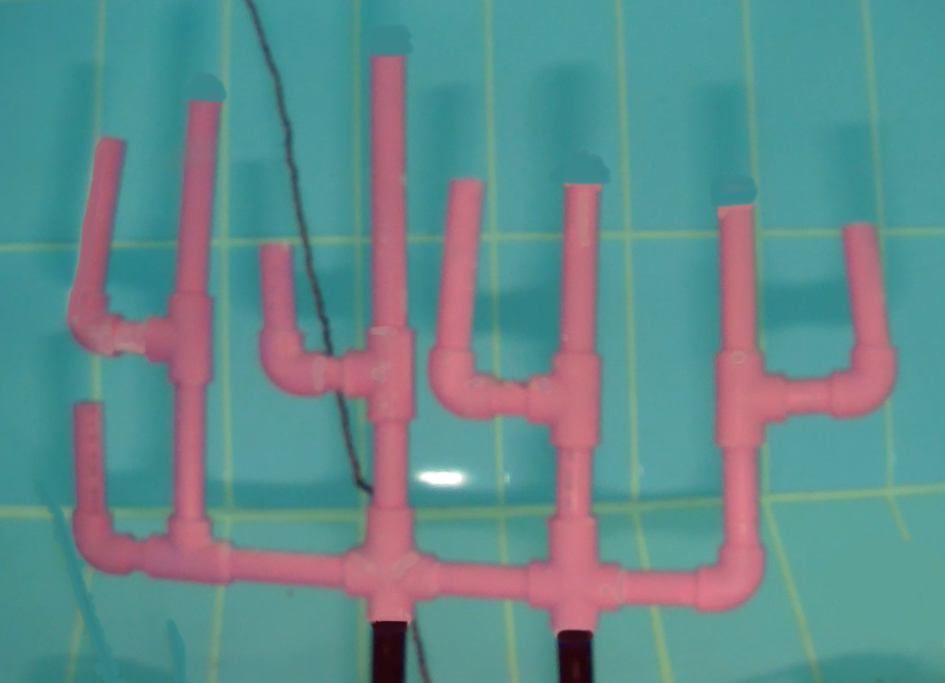
#> input picture deneme4/2.2f.png, 945 x 683 px
$ python Skeletonize.py
#> lines starting #> are read from the running program, lines starting #| are printed output that depends on the picture; after the words box and inside, x2 and y2 are one past the last pixel; in counts of white or black regions, pixels touching at a corner belong together
import cv2
import numpy as np
from skimage import data,filters
import matplotlib.pyplot as plt
from skimage.morphology import skeletonize
import itertools

img1 = cv2.imread("2.2f.png")
#> img1 is the input picture: shape (683, 945, 3); mean B, G, R 140.3, 138.9, 97.9
img2 = cv2.imread("3.1.png")
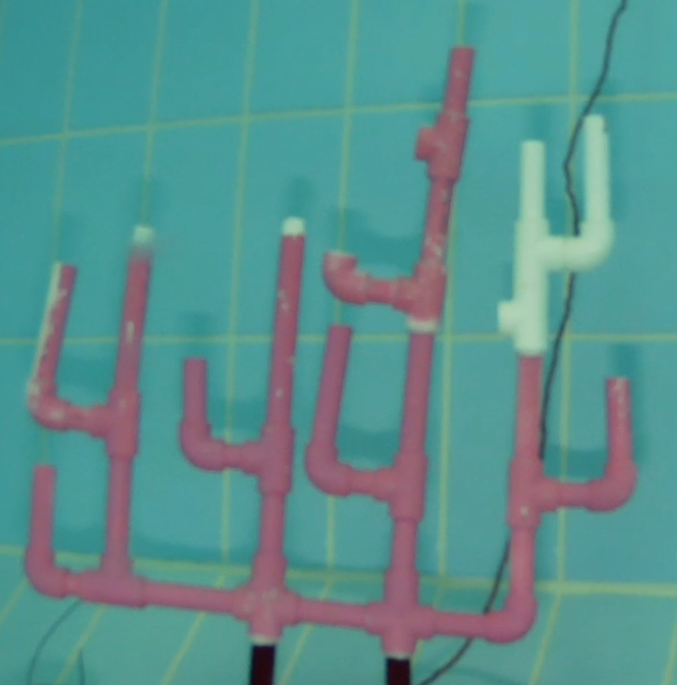
#> input picture deneme4/3.1.png, 677 x 685 px
#> img2 is the input picture: shape (685, 677, 3); mean B, G, R 142.2, 144.3, 89.5

copyimg1 = img1.copy()
copyimg2 = img2.copy()

kernel = np.ones((5,5),np.uint8)

# [58 lines left out: functions bitwise_alma, mask_alma, mask_alma_beyaz, mask_alma_sari, mask_alma_kirmizi_yesil, not called in this run]

def mask_alma_pembe(img):
    lower_pembe = np.array([148, 0, 100])
    upper_pembe = np.array([179, 255, 255])

    hsv1 = cv2.cvtColor(img, cv2.COLOR_BGR2HSV)
#> hsv1: shape (683, 945, 3); mean H, S, V 106.4, 117.6, 154.3
    mask1 = cv2.inRange(hsv1, lower_pembe, upper_pembe)
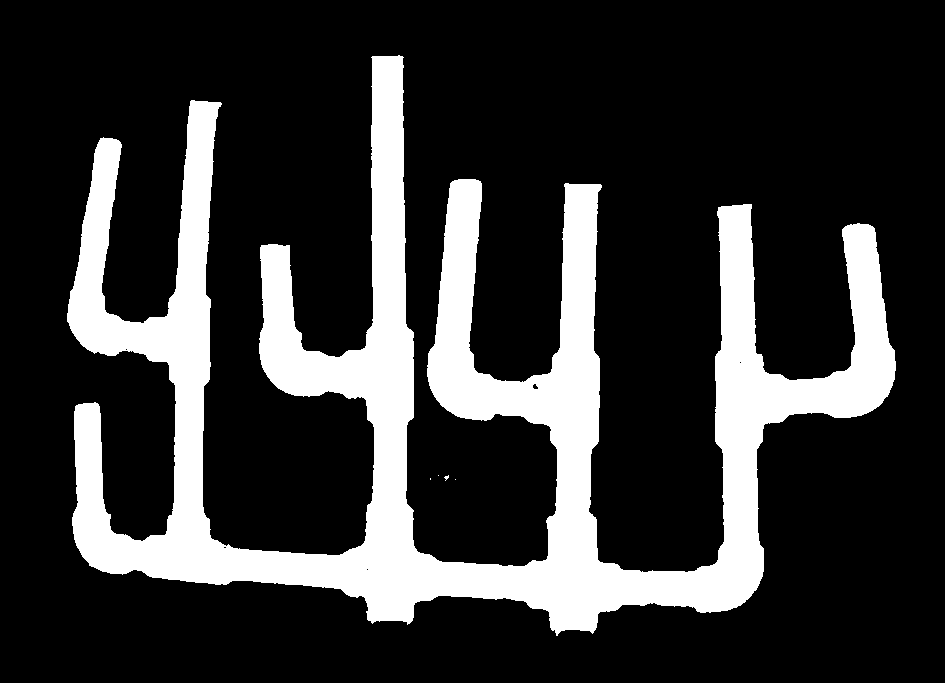
#> mask1: shape (683, 945); 20.5% white; 5 white regions (4 under 20 px), largest, box (x1, y1, x2, y2) and area: (67, 55, 896, 636) 132289
    return mask1

# [178 lines left out: functions bit_xor, generate_nonadjacent_combination, populate_intersection_kernel, give_intersection_kernels, find_line_intersection, find_endoflines, not called in this run]

#######################################################################################################################

mask = mask_alma_pembe(img1)

opening = cv2.morphologyEx(mask, cv2.MORPH_OPEN, kernel)
#> opening: shape (683, 945); 20.5% white; 1 white region, box (x1, y1, x2, y2) and area: (67, 56, 896, 633) 132043
closing = cv2.morphologyEx(opening, cv2.MORPH_CLOSE, kernel)
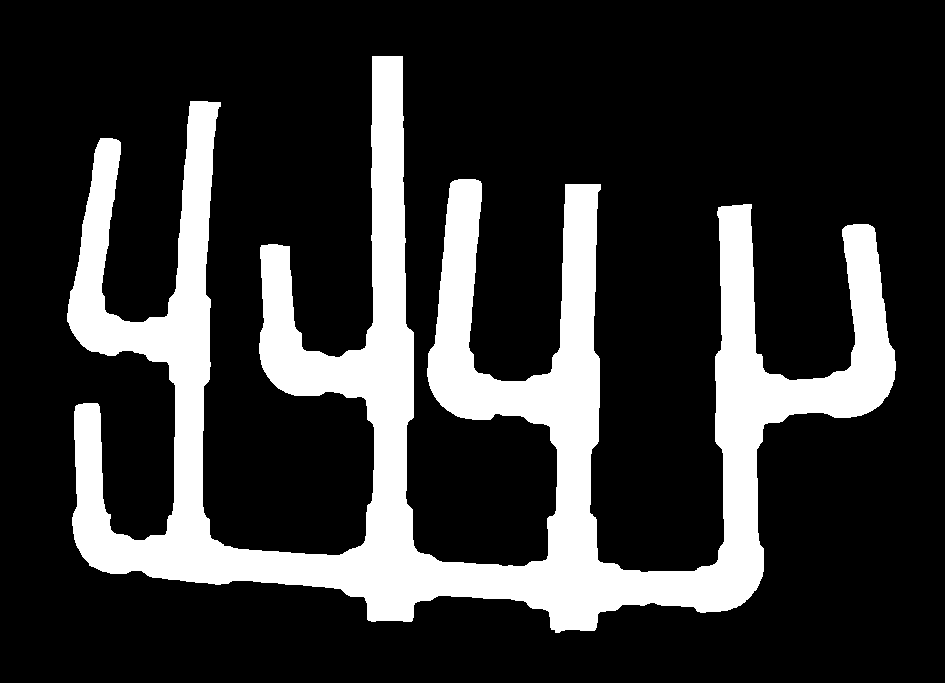
#> closing: shape (683, 945); 20.5% white; 1 white region, box (x1, y1, x2, y2) and area: (67, 56, 896, 633) 132154

cv2.imshow("mask",mask)
cv2.imshow("closing",closing)

#> (the run stopped early here; a loop or call above may not have finished)
